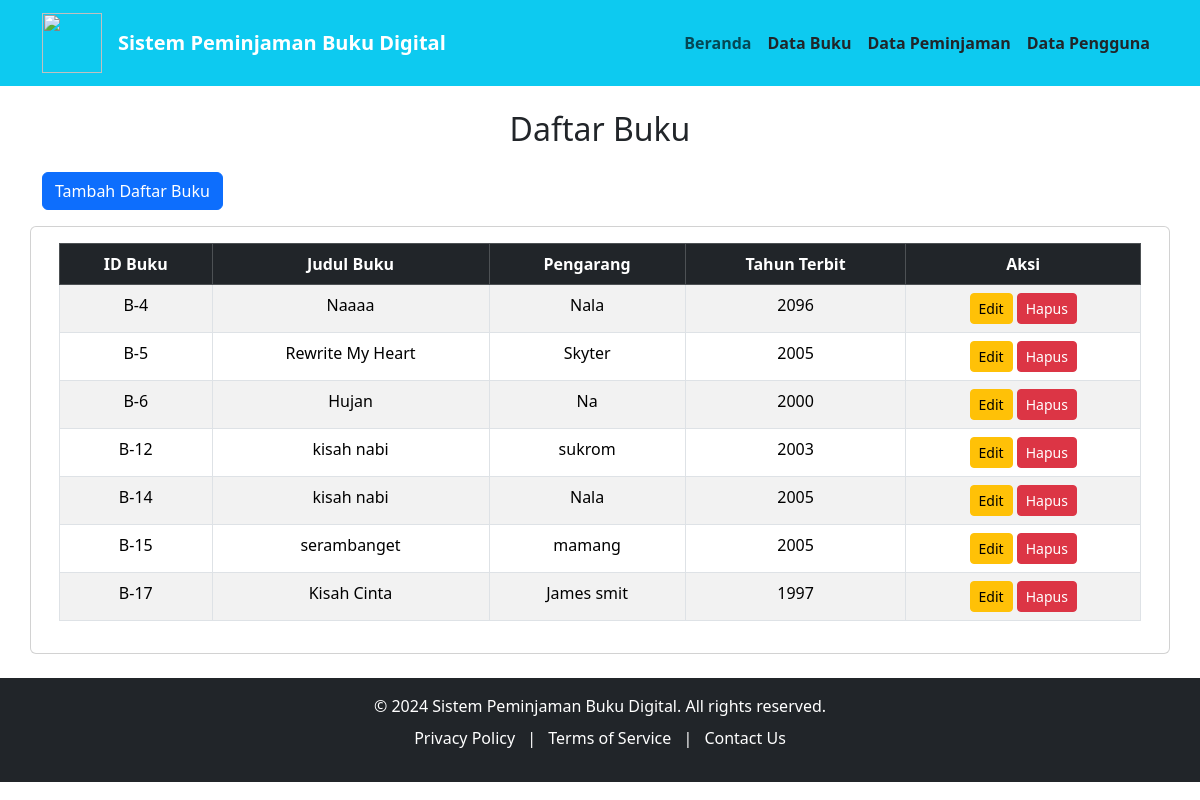
Page /buku/index on the committed database.
### tables this page shows
CREATE TABLE `tabel_buku` (
  `id_buku` int NOT NULL,
  `judul_buku` varchar(65) NOT NULL,
  `pengarang` varchar(45) NOT NULL,
  `tahun` int NOT NULL
);

### app/controllers/BukuController.php (called while the page is built, shortened)
<?php
require_once '../app/models/BukuModel.php';
class BukuController {
    private $BukuModel;
    public function __construct() {
        $this->BukuModel = new Buku();
    }
    public function index() {
        $BukuController = $this->BukuModel->getAllBuku();
        require_once '../app/views/Buku/index.php';
    }
}

### public/index.php (called while the page is built, shortened)
<?php
require_once '../routes.php';

### app/controllers/NavController.php (called while the page is built)
<?php
class NavController {
    public function nav() {
        require_once '../app/views/nav/navbar.php';
    }
    public function footer() {
        require_once '../app/views/nav/footer.php';
    }
}

### config/database.php (called while the page is built, shortened)
<?php
class Database {
    private $host = 'localhost';
    private $db_name = '2d_klp4';
    private $username = 'root';
    private $password = '';
    public function connect()
    {
        $this->conn = null;
        try {
            $this->conn = new PDO("mysql:host=" . $this->host . ";dbname=" . $this->db_name, $this->username, $this->password);
            $this->conn->setAttribute(PDO::ATTR_ERRMODE, PDO::ERRMODE_EXCEPTION);
        } catch (PDOException $e) {
            echo "Connection error: " . $e->getMessage();
        }
        return $this->conn;
    }
}

### app/models/BukuModel.php (called while the page is built, shortened)
<?php
require_once '../config/database.php';
class Buku {
    private $db;
    public function __construct() {
        $this->db = (new Database())->connect();
    }
    public function getAllBuku() {
        $query = $this->db->query("SELECT * FROM tabel_buku");
        return $query->fetchAll(PDO::FETCH_ASSOC);
    }
}

### app/views/buku/index.php (the view, shortened to what this page needs)
<?php
require_once '../app/controllers/NavController.php';
$navController = new NavController();
?>
<!doctype html>
<html lang="en">
<head>
    <link href="https://cdn.jsdelivr.net/npm/bootstrap@5.3.3/dist/css/bootstrap.min.css" rel="stylesheet">
</head>
<body>
<?php $navController->nav(); ?>
<div class="container mt-4">
        <h2 class="text-center mb-4">Daftar Buku</h2>
        <a href="/buku/create" class="btn btn-primary mb-3">Tambah Daftar Buku</a>
        <div class="row">
            <div class="card">
                <div class="card-body">
        <table class="table table-bordered table-striped">
            <thead class="table-dark text-center">
                <tr>
                    <th>ID Buku</th>
                    <th>Judul Buku</th>
                    <th>Pengarang</th>
                    <th>Tahun Terbit</th>
                    <th>Aksi</th>
                </tr>
            </thead>
            <tbody class="text-center">
                <?php foreach ($BukuController as $Buku): ?>
                    <tr>
                        <td>B-<?= htmlspecialchars($Buku['id_buku']) ?></td>
                        <td><?= htmlspecialchars($Buku['judul_buku']) ?></td>
                        <td><?= htmlspecialchars($Buku['pengarang']) ?></td>
                        <td><?= htmlspecialchars($Buku['tahun']) ?></td>
                        <td>
                            <a href="/buku/edit/<?php echo $Buku['id_buku']; ?>" class="btn btn-warning btn-sm">Edit</a>
                            <a href="/buku/delete/<?php echo $Buku['id_buku']; ?>"  class="btn btn-danger btn-sm" onclick="return confirm('Kamu yakin Menghapus Data Buku ini?')">Hapus</a>
                        </td>
                    </tr>
                <?php endforeach; ?>
            </tbody>
        </table>
                </div>
            </div>
        </div>
    </div>
    <br>
    <?php $navController->footer(); ?>
</body>
</html>

### routes.php (shortened to what this page needs)
<?php
require_once 'app/controllers/BukuController.php';
require_once 'app/controllers/NavController.php';
$userController = new UserController();
$bukuController = new BukuController();
$loansController = new LoansController();
$homeController = new HomeController();
$url = $_SERVER['REQUEST_URI'];
$requestMethod = $_SERVER['REQUEST_METHOD'];
if ($url == '/home' || $url == '/') {
    $homeController->home();
}elseif ($url == '/user/index' || $url == '/user') {
        $userController->index();
} elseif ($url == '/user/create' && $requestMethod == 'GET') {
    $userController->create();
} elseif ($url == '/user/store' && $requestMethod == 'POST') {
    $userController->store();
} elseif (preg_match('/\/user\/edit\/(\d+)/', $url, $matches) && $requestMethod == 'GET') {
    $userId = $matches[1];
    $userController->edit($userId);
} elseif (preg_match('/\/user\/update\/(\d+)/', $url, $matches) && $requestMethod == 'POST') {
    $userId = $matches[1];
    $userController->update($userId, $_POST);
} elseif (preg_match('/\/user\/delete\/(\d+)/', $url, $matches) && $requestMethod == 'GET') {
    $userId = $matches[1];
    $userController->delete($userId);
}
elseif ($url == '/buku/index' || $url == '/buku') {
    $bukuController->index();
} elseif ($url == '/buku/create' && $requestMethod == 'GET') {
    $bukuController->create();
} elseif ($url == '/buku/store' && $requestMethod == 'POST') {
    $bukuController->store();
} elseif (preg_match('/\/buku\/edit\/(\d+)/', $url, $matches) && $requestMethod == 'GET') {
    $bukuId = $matches[1];
    $bukuController->edit($bukuId);
} elseif (preg_match('/\/buku\/update\/(\d+)/', $url, $matches) && $requestMethod == 'POST') {
    $bukuId = $matches[1];
    $bukuController->update($bukuId, $_POST);
} elseif (preg_match('/^\/buku\/detail\/(\d+)$/', $url, $matches) && $requestMethod == 'GET') {
    $id_buku = $matches[1];
    $bukuController->detail($id_buku);
} elseif (preg_match('/\/buku\/delete\/(\d+)/', $url, $matches) && $requestMethod == 'GET') {
    $bukuId = $matches[1];
    $bukuController->delete($bukuId);
}
elseif ($url == '/loans/index' || $url == '/loans') {
    $loansController->index();
} elseif ($url == '/loans/create' && $requestMethod == 'GET') {
    $loansController->create();
} elseif ($url == '/loans/store' && $requestMethod == 'POST') {
    $loansController->store();
} elseif (preg_match('/\/loans\/edit\/(\d+)/', $url, $matches) && $requestMethod == 'GET') {
    $loanId = $matches[1];
    $loansController->edit($loanId);
} elseif (preg_match('/\/loans\/update\/(\d+)/', $url, $matches) && $requestMethod == 'POST') {
    $loanId = $matches[1];
    $loansController->update($loanId, $_POST);
} elseif (preg_match('/\/user\/detail\/(\d+)/', $url, $matches)) {
    $id_user = $matches[1];
    $userController->detail($id_user);
} elseif (preg_match('/\/loans\/delete\/(\d+)/', $url, $matches) && $requestMethod == 'GET') {
    $loanId = $matches[1];
    $loansController->delete($loanId);
}
else {
    http_response_code(404);
    echo "404 Not Found";
}

### app/views/nav/navbar.php (shortened to what this page needs)
<nav class="navbar navbar-expand-lg navbar-light bg-info">
        <div class="container">
        <a class="navbar-brand fw-bold text-white" href="#"><img src="https://png.pngtree.com/png-clipart/20200710/original/pngtree-books-logo-png-image_4136008.jpg" width="60" height="60"></a>
            <a class="navbar-brand fw-bold text-white" href="#">Sistem Peminjaman Buku Digital</a>
            <div class="collapse navbar-collapse" id="navbarNav">
                <ul class="navbar-nav ms-auto">
                    <li class="nav-item">
                        <strong><a class="nav-link text-whitdarke" href="/home">Beranda</a></strong>
                    </li>
                    <li class="nav-item">
                        <strong><a class="nav-link text-dark" href="/buku/index">Data Buku</a></strong>
                    </li>
                    <li class="nav-item">
                        <strong><a class="nav-link text-dark" href="/loans/index">Data Peminjaman</a></strong>
                    </li>
                    <li class="nav-item">
                        <strong><a class="nav-link text-dark" href="/user/index">Data Pengguna</a></strong>
                    </li>
                </ul>
            </div>
        </div>
    </nav>

### app/views/nav/footer.php
<footer class="mt-auto bg-dark text-white py-3" style="margin-top: 50px;">
    <div class="container text-center">
        <p class="mb-2">&copy; 2024 Sistem Peminjaman Buku Digital. All rights reserved.</p>
        <ul class="list-inline">
            <li class="list-inline-item">
                <a href="#" class="text-white text-decoration-none">Privacy Policy</a>
            </li>
            <li class="list-inline-item">|</li>
            <li class="list-inline-item">
                <a href="#" class="text-white text-decoration-none">Terms of Service</a>
            </li>
            <li class="list-inline-item">|</li>
            <li class="list-inline-item">
                <a href="#" class="text-white text-decoration-none">Contact Us</a>
            </li>
        </ul>
    </div>
</footer>

### rows in the picture
tabel_buku: id_buku "4", judul_buku "Naaaa", pengarang "Nala", tahun "2096"
tabel_buku: id_buku "5", judul_buku "Rewrite My Heart", pengarang "Skyter", tahun "2005"
tabel_buku: id_buku "6", judul_buku "Hujan", pengarang "Na", tahun "2000"
tabel_buku: id_buku "12", judul_buku "kisah nabi", pengarang "sukrom", tahun "2003"
tabel_buku: id_buku "14", judul_buku "kisah nabi", pengarang "Nala", tahun "2005"
tabel_buku: id_buku "15", judul_buku "serambanget", pengarang "mamang", tahun "2005"
tabel_buku: id_buku "17", judul_buku "Kisah Cinta", pengarang "James smit", tahun "1997"
